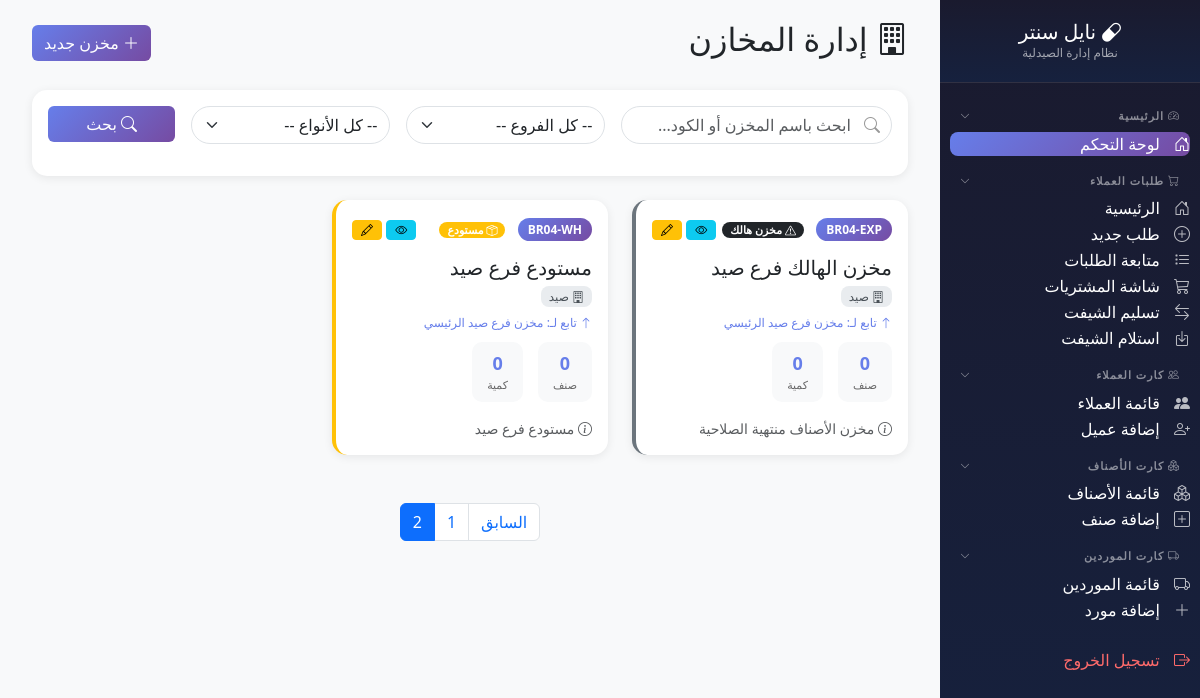
The page /modules/inventory/stores/index.php?page=2 (signed in) on the database as committed earlier.
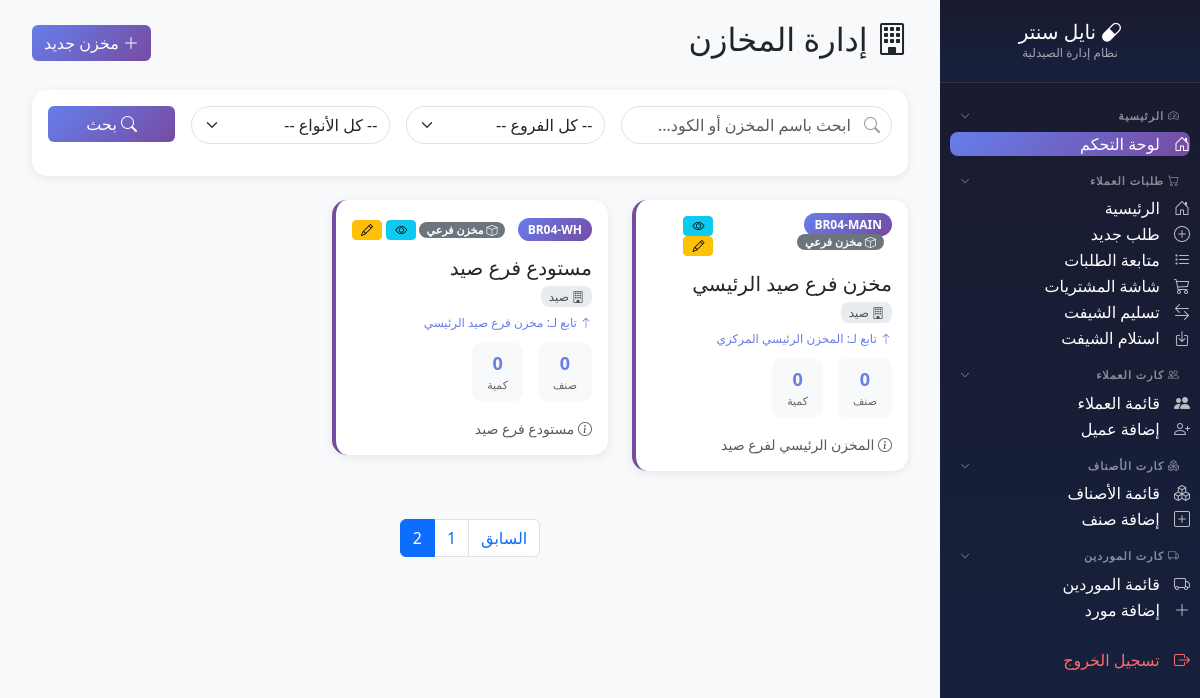
The same page on the database as committed later.
### tables this page shows
CREATE TABLE `stores` (
  `id` int(11) NOT NULL,
  `store_code` varchar(20) NOT NULL,
  `store_name` varchar(100) NOT NULL,
  `store_type` enum('main','sub') NOT NULL DEFAULT 'sub',
  `store_category` enum('warehouse','pharmacy','expired','damaged','surplus','general') NOT NULL DEFAULT 'general',
  `branch_id` int(11) DEFAULT NULL,
  `parent_store_id` int(11) DEFAULT NULL,
  `is_active` tinyint(1) DEFAULT 1,
  `notes` text DEFAULT NULL,
  `created_by` int(11) DEFAULT NULL,
  `created_at` timestamp NOT NULL DEFAULT current_timestamp(),
  `updated_at` timestamp NOT NULL DEFAULT current_timestamp() ON UPDATE current_timestamp()
);

CREATE TABLE `branches` (
  `id` int(11) NOT NULL,
  `branch_code` varchar(20) NOT NULL,
  `branch_name` varchar(100) NOT NULL,
  `address` varchar(200) DEFAULT NULL,
  `phone` varchar(20) DEFAULT NULL,
  `is_active` tinyint(1) DEFAULT 1,
  `created_at` timestamp NOT NULL DEFAULT current_timestamp()
);

### modules/inventory/stores/index.php (the view, shortened to what the rows shown need)
<?php
$db = getDB();
$page_title = 'إدارة المخازن';
$page = max(1, intval($_GET['page'] ?? 1));
$per_page = 20;
$offset = ($page - 1) * $per_page;
$where = "WHERE s.is_active = 1";
$params = [];
$sql = "SELECT
    s.*,
    b.branch_name,
    p.store_name as parent_store_name,
    (SELECT COUNT(DISTINCT product_id) FROM inventory_items WHERE store_id = s.id) as products_count,
    (SELECT SUM(quantity) FROM inventory_items WHERE store_id = s.id) as total_stock
FROM stores s
LEFT JOIN branches b ON s.branch_id = b.id
LEFT JOIN stores p ON s.parent_store_id = p.id
{$where}
ORDER BY
    CASE s.store_type
        WHEN 'central_main' THEN 1
        WHEN 'branch_main' THEN 2
        ELSE 3
    END,
    s.branch_id,
    s.store_name
LIMIT {$per_page} OFFSET {$offset}";
$stmt = $db->prepare($sql);
$stmt->execute($params);
$stores = $stmt->fetchAll();
$type_labels = [
    'central_main' => ['مخزن رئيسي مركزي', 'bi-building', 'primary'],
    'branch_main' => ['مخزن رئيسي فرعي', 'bi-shop', 'info'],
    'sub_store' => ['مخزن فرعي', 'bi-box', 'secondary'],
    'pharmacy' => ['صيدلية', 'bi-capsule', 'success'],
    'warehouse' => ['مستودع', 'bi-box-seam', 'warning'],
    'damaged' => ['مخزن تالف', 'bi-trash', 'danger'],
    'expired' => ['مخزن هالك', 'bi-exclamation-triangle', 'dark']
];
?>
<!DOCTYPE html>
<html lang="ar" dir="rtl">
<head>
    <link href="https://cdn.jsdelivr.net/npm/bootstrap@5.3.2/dist/css/bootstrap.rtl.min.css" rel="stylesheet">
    <link href="https://cdn.jsdelivr.net/npm/bootstrap-icons@1.11.1/font/bootstrap-icons.css" rel="stylesheet">
</head>
<body>
    <div class="main-content">
        <div class="container-fluid">
            <div class="d-flex justify-content-between align-items-center mb-4">
                <h2><i class="bi bi-building"></i> <?= $page_title ?></h2>
            </div>
            <div class="row">
                <?php foreach ($stores as $store): ?>
                <?php
                    $store_type = $store['store_type'] ?? 'sub_store';
                    $type_info = $type_labels[$store_type] ?? ['مخزن فرعي', 'bi-box', 'secondary'];
                    $card_class = str_replace(['central_main', 'branch_main', 'sub_store', 'pharmacy', 'warehouse', 'damaged', 'expired'],
                                             ['central', 'branch', 'sub', 'pharmacy', 'warehouse', 'damaged', 'expired'], $store_type);
                    $products_count = intval($store['products_count'] ?? 0);
                    $total_stock = floatval($store['total_stock'] ?? 0);
                ?>
                <div class="col-md-6 col-lg-4 mb-4">
                    <div class="card store-card <?= $card_class ?>">
                        <div class="card-body">
                            <div class="d-flex justify-content-between align-items-start mb-3">
                                <div>
                                    <span class="store-code"><?= htmlspecialchars($store['store_code']) ?></span>
                                    <span class="badge bg-<?= $type_info[2] ?> type-badge ms-2">
                                        <i class="bi <?= $type_info[1] ?>"></i> <?= $type_info[0] ?>
                                    </span>
                                </div>
                                <div class="action-btns">
                                    <a href="view.php?id=<?= $store['id'] ?>" class="btn btn-sm btn-info" title="عرض">
                                        <i class="bi bi-eye"></i>
                                    </a>
                                    <a href="edit.php?id=<?= $store['id'] ?>" class="btn btn-sm btn-warning" title="تعديل">
                                        <i class="bi bi-pencil"></i>
                                    </a>
                                </div>
                            </div>
                            <h5 class="card-title mb-2"><?= htmlspecialchars($store['store_name']) ?></h5>
                            <?php if (!empty($store['branch_name'])): ?>
                                <div class="mb-2">
                                    <span class="branch-badge"><i class="bi bi-building"></i> <?= htmlspecialchars($store['branch_name']) ?></span>
                                </div>
                            <?php endif; ?>
                            <?php if (!empty($store['parent_store_name'])): ?>
                                <div class="mb-2 parent-link">
                                    <i class="bi bi-arrow-up"></i> تابع لـ: <?= htmlspecialchars($store['parent_store_name']) ?>
                                </div>
                            <?php endif; ?>
                            <div class="stats-row">
                                <div class="stat-item">
                                    <div class="stat-value"><?= number_format($products_count) ?></div>
                                    <div class="stat-label">صنف</div>
                                </div>
                                <div class="stat-item">
                                    <div class="stat-value"><?= number_format($total_stock, 0) ?></div>
                                    <div class="stat-label">كمية</div>
                                </div>
                            </div>
                            <?php if (!empty($store['notes'])): ?>
                                <div class="mt-3 text-muted small">
                                    <i class="bi bi-info-circle"></i> <?= htmlspecialchars(mb_substr($store['notes'], 0, 50)) ?><?= mb_strlen($store['notes']) > 50 ? '...' : '' ?>
                                </div>
                            <?php endif; ?>
                        </div>
                    </div>
                </div>
                <?php endforeach; ?>
            </div>
        </div>
    </div>
</body>
</html>

Rows that differ between the two databases and show on the page:
no longer on this page (row edited): stores: store_code "BR04-EXP", store_type "مخزن هالك", store_name "مخزن الهالك فرع صيد", branch.branch_name "صيد", parent_store.store_name "مخزن فرع صيد الرئيسي", products_count "0", total_stock "0", notes "مخزن الأصناف منتهية الصلاحية"
now on this page (row edited): stores: store_code "BR04-MAIN", store_type "مخزن فرعي", store_name "مخزن فرع صيد الرئيسي", branch.branch_name "صيد", parent_store.store_name "المخزن الرئيسي المركزي", products_count "0", total_stock "0", notes "المخزن الرئيسي لفرع صيد"
changed stores "مستودع فرع صيد": store_type "مستودع" → "مخزن فرعي"
